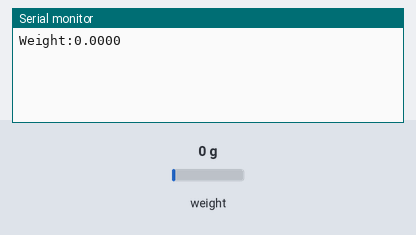
Bench run of a sketch on a simulated Arduino Uno, built with avr-gcc and run on an emulated ATmega328P. Shown: the last lines printed to the serial monitor. The inputs (shaded band) are chosen by the test bench; at power-on: weight on the scale 0 g.

Above: at 1.2 s.
1.3 s: weight on the scale set to 100 g
At 2.1 s:
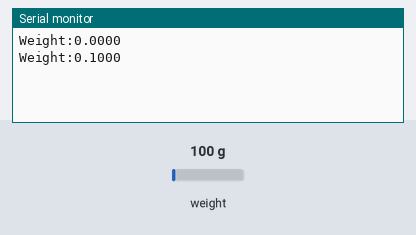
2.8 s: weight on the scale set to 1250 g
At 4.7 s:
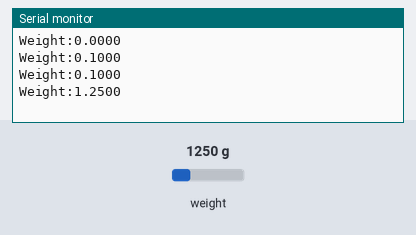
Timing chart, 0 to 6.2 s (numbered marks = the images above; inputs shaded):
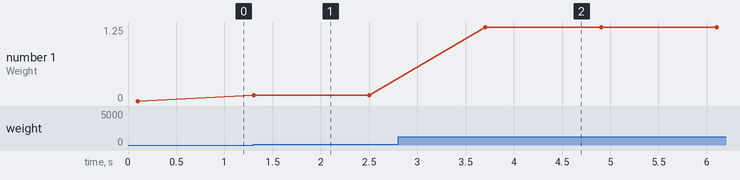

The sketch:

FIND_WEIGHT.ino
```cpp
/*
 * The following code reads and displays weight value.
 *
 * Author: Suwetha I G
 */

#include "HX711.h"

//Pin and variable initialisation

#define DOUT  15  //Data pin
#define CLK  14   //Clock pin
HX711 scale(DOUT, CLK);

float calibration_factor = +196520; // Set to value according to CALIBRATE_LOAD_CELL.ino code
float weight1;

void setup()
{
  //Initialise serial monitor
  Serial.begin(115200);

  scale.set_scale(calibration_factor); //Adjust to this calibration factor
  scale.set_offset(98481);
}

void loop()
{
  weight1 = scale.get_units();

  Serial.print("Weight:");
  Serial.println(scale.get_units(), 4);//Displays weight upto 4 decimal points
  delay(1000);
}
```

Measured:
- after the input at 1.3 s, the serial monitor: prints a new line at once (image 1)
- after the input at 2.8 s, the serial monitor: prints a new line after 0.90 s (image 2)
- plotted number 1: 0 → 0.1 after the input at 1.3 s, 0.1 → 1.25 after the input at 2.8 s
